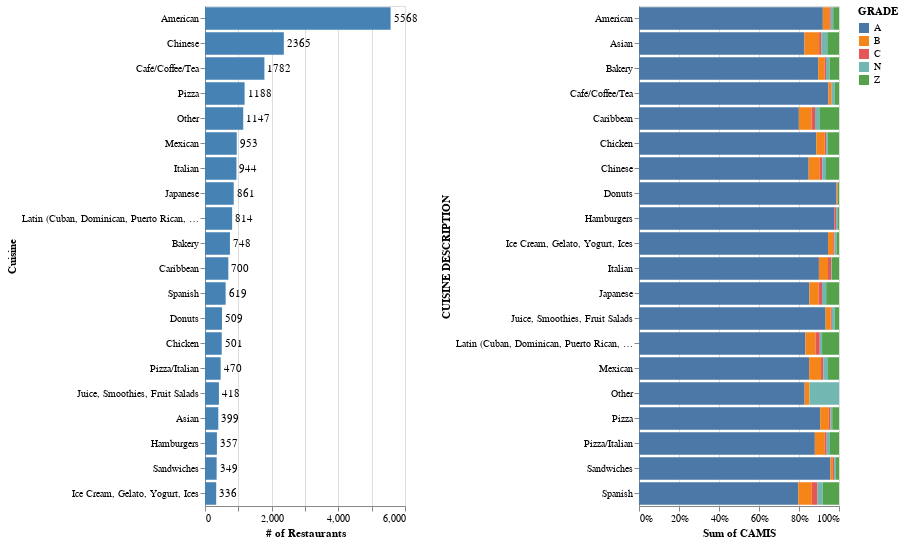

The notebook cell this image was saved under:
### Markdown cell above
<a id='top_10'></a>
### Percentage of Inspection Grades for the top 10 cuisine (by count and inspection grade)

### Code cell
#top 10 cuisine by counts
latest_inspection = df_rest.sort_values(['CAMIS', 'INSPECTION DATE'], 
                    ascending=[True, False]).groupby('CAMIS').head(1)
cusines = latest_inspection.groupby(['CUISINE DESCRIPTION'])['CAMIS'].count().reset_index()
topcusines = cusines.sort_values('CAMIS', ascending=False).iloc[:20,:]
topcusines

bars = alt.Chart(topcusines).mark_bar(color ='steelblue').encode(
    x=alt.X('CAMIS:Q', 
    axis=alt.Axis(title ='# of Restaurants')),

    y=alt.Y('CUISINE DESCRIPTION:N',
            sort='-x',
            axis=alt.Axis(title ='Cuisine')
    )

)

text = bars.mark_text(
    align='left',
    baseline='middle',
    dx=3  
).encode(
    text='CAMIS:Q'
)

top10cuisine = (bars + text).properties(height=500,width=200)

#Top 10 cusine types by inspection grades 
top10cuis_insp = latest_inspection[latest_inspection['CUISINE DESCRIPTION']\
                  .isin(topcusines['CUISINE DESCRIPTION'].to_list())]\
                    .groupby(['CUISINE DESCRIPTION', 'GRADE'])['CAMIS'].count().reset_index()

top10grade = alt.Chart(top10cuis_insp).mark_bar().encode(
                        x=alt.X('sum(CAMIS)', stack="normalize"),
                        y='CUISINE DESCRIPTION',
                        color='GRADE').properties(
                        height=500,
                        width=200
                    )

alt.hconcat(top10cuisine, top10grade)

### Figure 1 — Vega-Lite specification as saved in the notebook (floating-point values rounded to 4 significant figures)
{"config": {"view": {"continuousWidth": 400, "continuousHeight": 300}}, "hconcat": [{"layer": [{"mark": {"type": "bar", "color": "steelblue"}, "encoding": {"x": {"type": "quantitative", "axis": {"title": "# of Restaurants"}, "field": "CAMIS"}, "y": {"type": "nominal", "axis": {"title": "Cuisine"}, "field": "CUISINE DESCRIPTION", "sort": "-x"}}}, {"mark": {"type": "text", "align": "left", "baseline": "middle", "dx": 3}, "encoding": {"text": {"type": "quantitative", "field": "CAMIS"}, "x": {"type": "quantitative", "axis": {"title": "# of Restaurants"}, "field": "CAMIS"}, "y": {"type": "nominal", "axis": {"title": "Cuisine"}, "field": "CUISINE DESCRIPTION", "sort": "-x"}}}], "data": {"name": "data-a48e661e35780efaeef7d56c203f28b4"}, "height": 500, "width": 200}, {"data": {"name": "data-0eb09d32b90d255d4a8cee38980bcc2d"}, "mark": "bar", "encoding": {"color": {"type": "nominal", "field": "GRADE"}, "x": {"type": "quantitative", "aggregate": "sum", "field": "CAMIS", "stack": "normalize"}, "y": {"type": "nominal", "field": "CUISINE DESCRIPTION"}}, "height": 500, "width": 200}], "$schema": "https://vega.github.io/schema/vega-lite/v4.0.0.json", "datasets": {"data-a48e661e35780efaeef7d56c203f28b4": [{"CUISINE DESCRIPTION": "American", "CAMIS": 5568}, {"CUISINE DESCRIPTION": "Chinese", "CAMIS": 2365}, {"CUISINE DESCRIPTION": "Café/Coffee/Tea", "CAMIS": 1782}, {"CUISINE DESCRIPTION": "Pizza", "CAMIS": 1188}, {"CUISINE DESCRIPTION": "Other", "CAMIS": 1147}, {"CUISINE DESCRIPTION": "Mexican", "CAMIS": 953}, {"CUISINE DESCRIPTION": "Italian", "CAMIS": 944}, {"CUISINE DESCRIPTION": "Japanese", "CAMIS": 861}, {"CUISINE DESCRIPTION": "Latin (Cuban, Dominican, Puerto Rican, South & Central American)", "CAMIS": 814}, {"CUISINE DESCRIPTION": "Bakery", "CAMIS": 748}, {"CUISINE DESCRIPTION": "Caribbean", "CAMIS": 700}, {"CUISINE DESCRIPTION": "Spanish", "CAMIS": 619}, {"CUISINE DESCRIPTION": "Donuts", "CAMIS": 509}, {"CUISINE DESCRIPTION": "Chicken", "CAMIS": 501}, {"CUISINE DESCRIPTION": "Pizza/Italian", "CAMIS": 470}, {"CUISINE DESCRIPTION": "Juice, Smoothies, Fruit Salads", "CAMIS": 418}, {"CUISINE DESCRIPTION": "Asian", "CAMIS": 399}, {"CUISINE DESCRIPTION": "Hamburgers", "CAMIS": 357}, {"CUISINE DESCRIPTION": "Sandwiches", "CAMIS": 349}, {"CUISINE DESCRIPTION": "Ice Cream, Gelato, Yogurt, Ices", "CAMIS": 336}], "data-0eb09d32b90d255d4a8cee38980bcc2d": [{"CUISINE DESCRIPTION": "American", "GRADE": "A", "CAMIS": 4614}, {"CUISINE DESCRIPTION": "American", "GRADE": "B", "CAMIS": 162}, {"CUISINE DESCRIPTION": "American", "GRADE": "C", "CAMIS": 37}, {"CUISINE DESCRIPTION": "American", "GRADE": "N", "CAMIS": 62}, {"CUISINE DESCRIPTION": "American", "GRADE": "Z", "CAMIS": 145}, {"CUISINE DESCRIPTION": "Asian", "GRADE": "A", "CAMIS": 283}, {"CUISINE DESCRIPTION": "Asian", "GRADE": "B", "CAMIS": 25}, {"CUISINE DESCRIPTION": "Asian", "GRADE": "C", "CAMIS": 4}, {"CUISINE DESCRIPTION": "Asian", "GRADE": "N", "CAMIS": 10}, {"CUISINE DESCRIPTION": "Asian", "GRADE": "Z", "CAMIS": 20}, {"CUISINE DESCRIPTION": "Bakery", "GRADE": "A", "CAMIS": 621}, {"CUISINE DESCRIPTION": "Bakery", "GRADE": "B", "CAMIS": 22}, {"CUISINE DESCRIPTION": "Bakery", "GRADE": "C", "CAMIS": 5}, {"CUISINE DESCRIPTION": "Bakery", "GRADE": "N", "CAMIS": 12}, {"CUISINE DESCRIPTION": "Bakery", "GRADE": "Z", "CAMIS": 33}, {"CUISINE DESCRIPTION": "Café/Coffee/Tea", "GRADE": "A", "CAMIS": 1572}, {"CUISINE DESCRIPTION": "Café/Coffee/Tea", "GRADE": "B", "CAMIS": 25}, {"CUISINE DESCRIPTION": "Café/Coffee/Tea", "GRADE": "C", "CAMIS": 3}, {"CUISINE DESCRIPTION": "Café/Coffee/Tea", "GRADE": "N", "CAMIS": 26}, {"CUISINE DESCRIPTION": "Café/Coffee/Tea", "GRADE": "Z", "CAMIS": 34}, {"CUISINE DESCRIPTION": "Caribbean", "GRADE": "A", "CAMIS": 466}, {"CUISINE DESCRIPTION": "Caribbean", "GRADE": "B", "CAMIS": 37}, {"CUISINE DESCRIPTION": "Caribbean", "GRADE": "C", "CAMIS": 10}, {"CUISINE DESCRIPTION": "Caribbean", "GRADE": "N", "CAMIS": 13}, {"CUISINE DESCRIPTION": "Caribbean", "GRADE": "Z", "CAMIS": 57}, {"CUISINE DESCRIPTION": "Chicken", "GRADE": "A", "CAMIS": 398}, {"CUISINE DESCRIPTION": "Chicken", "GRADE": "B", "CAMIS": 19}, {"CUISINE DESCRIPTION": "Chicken", "GRADE": "C", "CAMIS": 3}, {"CUISINE DESCRIPTION": "Chicken", "GRADE": "N", "CAMIS": 4}, {"CUISINE DESCRIPTION": "Chicken", "GRADE": "Z", "CAMIS": 25}, {"CUISINE DESCRIPTION": "Chinese", "GRADE": "A", "CAMIS": 1811}, {"CUISINE DESCRIPTION": "Chinese", "GRADE": "B", "CAMIS": 119}, {"CUISINE DESCRIPTION": "Chinese", "GRADE": "C", "CAMIS": 26}, {"CUISINE DESCRIPTION": "Chinese", "GRADE": "N", "CAMIS": 40}, {"CUISINE DESCRIPTION": "Chinese", "GRADE": "Z", "CAMIS": 139}, {"CUISINE DESCRIPTION": "Donuts", "GRADE": "A", "CAMIS": 480}, {"CUISINE DESCRIPTION": "Donuts", "GRADE": "B", "CAMIS": 3}, {"CUISINE DESCRIPTION": "Donuts", "GRADE": "Z", "CAMIS": 3}, {"CUISINE DESCRIPTION": "Hamburgers", "GRADE": "A", "CAMIS": 335}, {"CUISINE DESCRIPTION": "Hamburgers", "GRADE": "C", "CAMIS": 3}, {"CUISINE DESCRIPTION": "Hamburgers", "GRADE": "N", "CAMIS": 3}, {"CUISINE DESCRIPTION": "Hamburgers", "GRADE": "Z", "CAMIS": 2}, {"CUISINE DESCRIPTION": "Ice Cream, Gelato, Yogurt, Ices", "GRADE": "A", "CAMIS": 293}, {"CUISINE DESCRIPTION": "Ice Cream, Gelato, Yogurt, Ices", "GRADE": "B", "CAMIS": 8}, {"CUISINE DESCRIPTION": "Ice Cream, Gelato, Yogurt, Ices", "GRADE": "C", "CAMIS": 2}, {"CUISINE DESCRIPTION": "Ice Cream, Gelato, Yogurt, Ices", "GRADE": "N", "CAMIS": 3}, {"CUISINE DESCRIPTION": "Ice Cream, Gelato, Yogurt, Ices", "GRADE": "Z", "CAMIS": 4}, {"CUISINE DESCRIPTION": "Italian", "GRADE": "A", "CAMIS": 752}, {"CUISINE DESCRIPTION": "Italian", "GRADE": "B", "CAMIS": 38}, {"CUISINE DESCRIPTION": "Italian", "GRADE": "C", "CAMIS": 13}, {"CUISINE DESCRIPTION": "Italian", "GRADE": "N", "CAMIS": 3}, {"CUISINE DESCRIPTION": "Italian", "GRADE": "Z", "CAMIS": 30}, {"CUISINE DESCRIPTION": "Japanese", "GRADE": "A", "CAMIS": 651}, {"CUISINE DESCRIPTION": "Japanese", "GRADE": "B", "CAMIS": 35}, {"CUISINE DESCRIPTION": "Japanese", "GRADE": "C", "CAMIS": 13}, {"CUISINE DESCRIPTION": "Japanese", "GRADE": "N", "CAMIS": 16}, {"CUISINE DESCRIPTION": "Japanese", "GRADE": "Z", "CAMIS": 49}, {"CUISINE DESCRIPTION": "Juice, Smoothies, Fruit Salads", "GRADE": "A", "CAMIS": 362}, {"CUISINE DESCRIPTION": "Juice, Smoothies, Fruit Salads", "GRADE": "B", "CAMIS": 10}, {"CUISINE DESCRIPTION": "Juice, Smoothies, Fruit Salads", "GRADE": "C", "CAMIS": 2}, {"CUISINE DESCRIPTION": "Juice, Smoothies, Fruit Salads", "GRADE": "N", "CAMIS": 6}, {"CUISINE DESCRIPTION": "Juice, Smoothies, Fruit Salads", "GRADE": "Z", "CAMIS": 8}, {"CUISINE DESCRIPTION": "Latin (Cuban, Dominican, Puerto Rican, South & Central American)", "GRADE": "A", "CAMIS": 580}, {"CUISINE DESCRIPTION": "Latin (Cuban, Dominican, Puerto Rican, South & Central American)", "GRADE": "B", "CAMIS": 35}, {"CUISINE DESCRIPTION": "Latin (Cuban, Dominican, Puerto Rican, South & Central American)", "GRADE": "C", "CAMIS": 15}, {"CUISINE DESCRIPTION": "Latin (Cuban, Dominican, Puerto Rican, South & Central American)", "GRADE": "N", "CAMIS": 8}, {"CUISINE DESCRIPTION": "Latin (Cuban, Dominican, Puerto Rican, South & Central American)", "GRADE": "Z", "CAMIS": 59}, {"CUISINE DESCRIPTION": "Mexican", "GRADE": "A", "CAMIS": 729}, {"CUISINE DESCRIPTION": "Mexican", "GRADE": "B", "CAMIS": 51}, {"CUISINE DESCRIPTION": "Mexican", "GRADE": "C", "CAMIS": 10}, {"CUISINE DESCRIPTION": "Mexican", "GRADE": "N", "CAMIS": 20}, {"CUISINE DESCRIPTION": "Mexican", "GRADE": "Z", "CAMIS": 47}, {"CUISINE DESCRIPTION": "Other", "GRADE": "A", "CAMIS": 135}, {"CUISINE DESCRIPTION": "Other", "GRADE": "B", "CAMIS": 4}, {"CUISINE DESCRIPTION": "Other", "GRADE": "N", "CAMIS": 24}, {"CUISINE DESCRIPTION": "Pizza", "GRADE": "A", "CAMIS": 965}, {"CUISINE DESCRIPTION": "Pizza", "GRADE": "B", "CAMIS": 46}, {"CUISINE DESCRIPTION": "Pizza", "GRADE": "C", "CAMIS": 9}, {"CUISINE DESCRIPTION": "Pizza", "GRADE": "N", "CAMIS": 9}, {"CUISINE DESCRIPTION": "Pizza", "GRADE": "Z", "CAMIS": 36}, {"CUISINE DESCRIPTION": "Pizza/Italian", "GRADE": "A", "CAMIS": 371}, {"CUISINE DESCRIPTION": "Pizza/Italian", "GRADE": "B", "CAMIS": 21}, {"CUISINE DESCRIPTION": "Pizza/Italian", "GRADE": "C", "CAMIS": 4}, {"CUISINE DESCRIPTION": "Pizza/Italian", "GRADE": "N", "CAMIS": 7}, {"CUISINE DESCRIPTION": "Pizza/Italian", "GRADE": "Z", "CAMIS": 19}, {"CUISINE DESCRIPTION": "Sandwiches", "GRADE": "A", "CAMIS": 312}, {"CUISINE DESCRIPTION": "Sandwiches", "GRADE": "B", "CAMIS": 4}, {"CUISINE DESCRIPTION": "Sandwiches", "GRADE": "C", "CAMIS": 2}, {"CUISINE DESCRIPTION": "Sandwiches", "GRADE": "N", "CAMIS": 3}, {"CUISINE DESCRIPTION": "Sandwiches", "GRADE": "Z", "CAMIS": 5}, {"CUISINE DESCRIPTION": "Spanish", "GRADE": "A", "CAMIS": 422}, {"CUISINE DESCRIPTION": "Spanish", "GRADE": "B", "CAMIS": 36}, {"CUISINE DESCRIPTION": "Spanish", "GRADE": "C", "CAMIS": 15}, {"CUISINE DESCRIPTION": "Spanish", "GRADE": "N", "CAMIS": 14}, {"CUISINE DESCRIPTION": "Spanish", "GRADE": "Z", "CAMIS": 43}]}}
